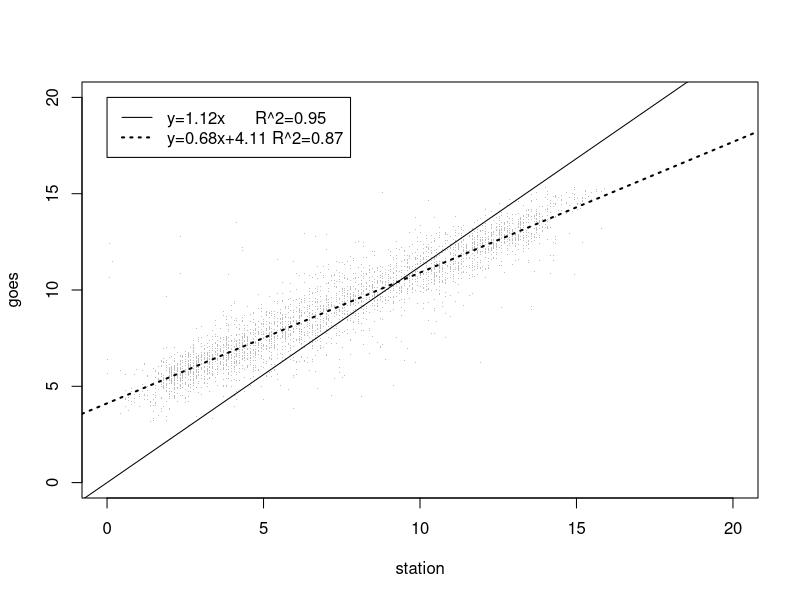

Here is the R script that generated this plot:
fog<- read.table("winter_Rs.R.dat",header=T)
attach(fog)
fm <- lm(goes ~ station)
fm0 <- lm(goes ~ 0 + station)
plot(station,goes,ylim=range(0,20),xlim=range(0,20),type="p",pch='.',col="gray")
abline(fm0,col="black",lty=1,lwd=1)
abline(fm,col="black",lty=3,lwd=2)
#summary(fm) for info
leg<-c("y=1.12x      R^2=0.95",
       "y=0.68x+4.11 R^2=0.87")
legend(0,20,leg,lty=c(1,3),lwd=c(1,2))
